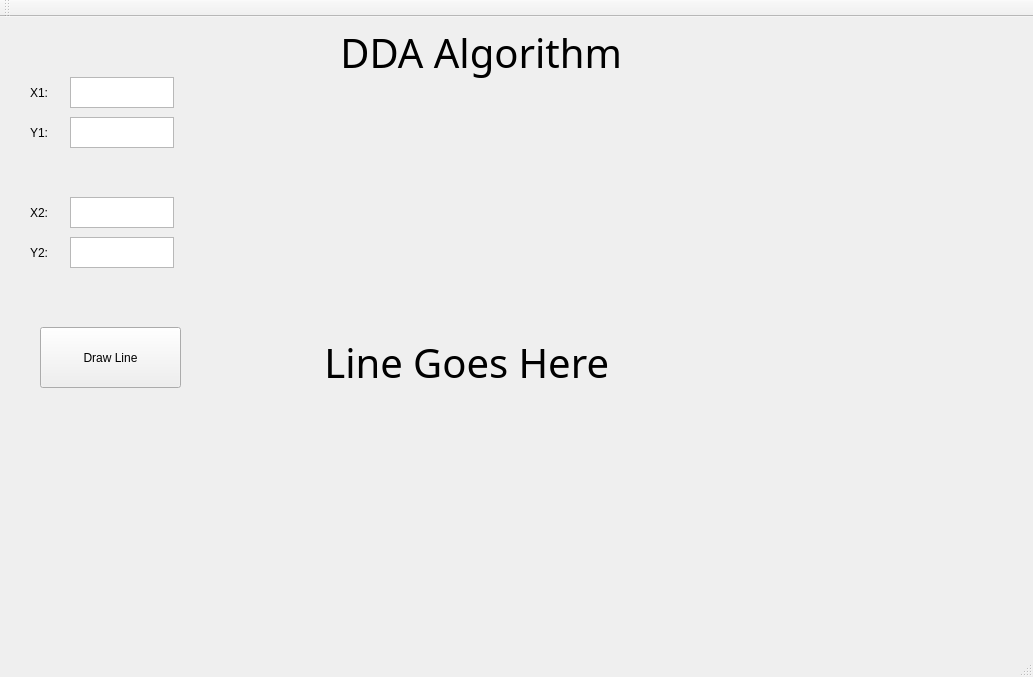
<?xml version="1.0" encoding="UTF-8"?>
<ui version="4.0">
 <class>MainWindow</class>
 <widget class="QMainWindow" name="MainWindow">
  <property name="geometry">
   <rect>
    <x>0</x>
    <y>0</y>
    <width>1033</width>
    <height>677</height>
   </rect>
  </property>
  <property name="windowTitle">
   <string>MainWindow</string>
  </property>
  <widget class="QWidget" name="centralWidget">
   <widget class="QLabel" name="label">
    <property name="geometry">
     <rect>
      <x>330</x>
      <y>0</y>
      <width>301</width>
      <height>71</height>
     </rect>
    </property>
    <property name="font">
     <font>
      <family>Ubuntu Mono</family>
      <pointsize>30</pointsize>
     </font>
    </property>
    <property name="text">
     <string> DDA Algorithm</string>
    </property>
   </widget>
   <widget class="QLabel" name="label_2">
    <property name="geometry">
     <rect>
      <x>30</x>
      <y>60</y>
      <width>31</width>
      <height>31</height>
     </rect>
    </property>
    <property name="text">
     <string>X1:</string>
    </property>
   </widget>
   <widget class="QLabel" name="label_3">
    <property name="geometry">
     <rect>
      <x>30</x>
      <y>100</y>
      <width>31</width>
      <height>31</height>
     </rect>
    </property>
    <property name="text">
     <string>Y1:</string>
    </property>
   </widget>
   <widget class="QLabel" name="label_4">
    <property name="geometry">
     <rect>
      <x>30</x>
      <y>220</y>
      <width>31</width>
      <height>31</height>
     </rect>
    </property>
    <property name="text">
     <string>Y2:</string>
    </property>
   </widget>
   <widget class="QLabel" name="label_5">
    <property name="geometry">
     <rect>
      <x>30</x>
      <y>180</y>
      <width>31</width>
      <height>31</height>
     </rect>
    </property>
    <property name="text">
     <string>X2:</string>
    </property>
   </widget>
   <widget class="QTextEdit" name="textEdit">
    <property name="geometry">
     <rect>
      <x>70</x>
      <y>60</y>
      <width>104</width>
      <height>31</height>
     </rect>
    </property>
   </widget>
   <widget class="QTextEdit" name="textEdit_2">
    <property name="geometry">
     <rect>
      <x>70</x>
      <y>100</y>
      <width>104</width>
      <height>31</height>
     </rect>
    </property>
   </widget>
   <widget class="QTextEdit" name="textEdit_3">
    <property name="geometry">
     <rect>
      <x>70</x>
      <y>180</y>
      <width>104</width>
      <height>31</height>
     </rect>
    </property>
   </widget>
   <widget class="QTextEdit" name="textEdit_4">
    <property name="geometry">
     <rect>
      <x>70</x>
      <y>220</y>
      <width>104</width>
      <height>31</height>
     </rect>
    </property>
   </widget>
   <widget class="QPushButton" name="pushButton">
    <property name="geometry">
     <rect>
      <x>40</x>
      <y>310</y>
      <width>141</width>
      <height>61</height>
     </rect>
    </property>
    <property name="text">
     <string>Draw Line</string>
    </property>
   </widget>
   <widget class="QLabel" name="label_6">
    <property name="geometry">
     <rect>
      <x>210</x>
      <y>60</y>
      <width>771</width>
      <height>571</height>
     </rect>
    </property>
    <property name="font">
     <font>
      <family>Ubuntu Mono</family>
      <pointsize>30</pointsize>
     </font>
    </property>
    <property name="text">
     <string>           Line Goes Here</string>
    </property>
   </widget>
  </widget>
  <widget class="QToolBar" name="mainToolBar">
   <attribute name="toolBarArea">
    <enum>TopToolBarArea</enum>
   </attribute>
   <attribute name="toolBarBreak">
    <bool>false</bool>
   </attribute>
  </widget>
  <widget class="QStatusBar" name="statusBar"/>
 </widget>
 <layoutdefault spacing="6" margin="11"/>
 <resources/>
 <connections/>
</ui>
